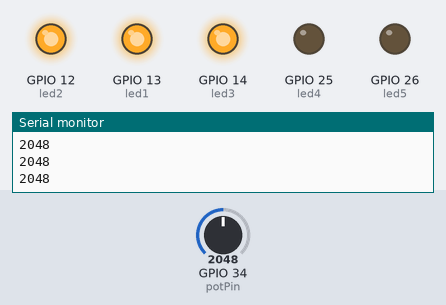
Recording of a sketch running on a simulated ESP32. Shown: output pins drawn as LEDs (lit = HIGH), the last lines printed to the serial monitor. The inputs (shaded band) are chosen by the test bench; at power-on: GPIO 34 (potPin) = 2048.

Above: at 2.2 s.
2.3 s: GPIO 34 (potPin) set to 2404
3.8 s: GPIO 34 (potPin) set to 2507
At 4.6 s:
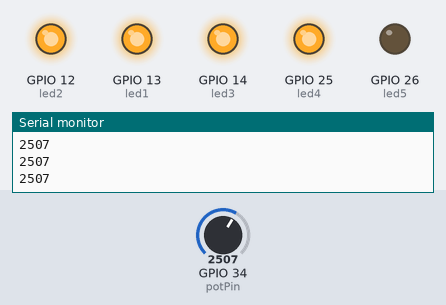
5.5 s: GPIO 34 (potPin) set to 3248
7.0 s: GPIO 34 (potPin) set to 3322
At 8.3 s:
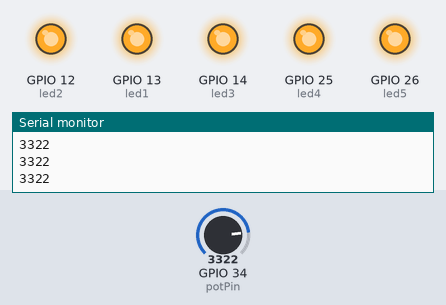
8.7 s: GPIO 34 (potPin) set to 1598
At 9.8 s:
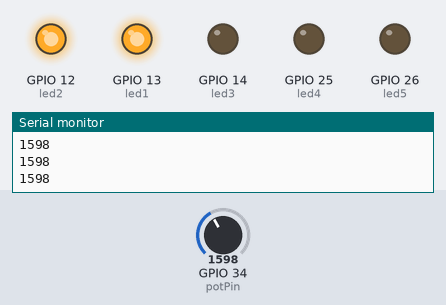
10.5 s: GPIO 34 (potPin) set to 1710
At 11.2 s:
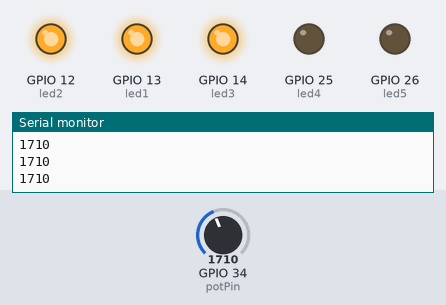
Timing chart, 0 to 13.3 s (numbered marks = the images above; inputs shaded):
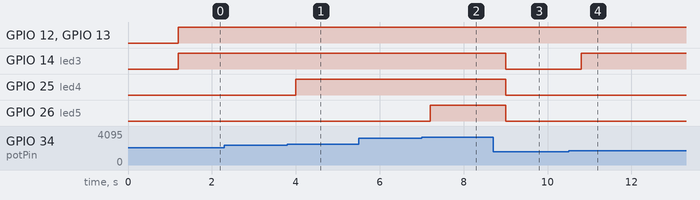

Measured:
- the behaviour switches between 2457 and 2458 on GPIO 34 (potPin) (found by bisection; images 0 and 1)
- the behaviour switches between 3276 and 3277 on GPIO 34 (potPin) (found by bisection; images 1 and 2)
- the behaviour switches between 1638 and 1639 on GPIO 34 (potPin) (found by bisection; images 3 and 4)
- after the input at 3.8 s, GPIO 25 (led4): LOW → HIGH after 0.20 s
- after the input at 7.0 s, GPIO 26 (led5): LOW → HIGH after 0.21 s
- after the input at 8.7 s, GPIO 14 (led3), GPIO 25 (led4), GPIO 26 (led5): HIGH → LOW after 0.31 s
- after the input at 10.5 s, GPIO 14 (led3): LOW → HIGH after 0.31 s

The sketch:

PotentiometerLED.ino
```cpp
int potPin = 34;
int led1 = 13;
int led2 = 12;
int led3 = 14;
int led4 = 25;
int led5 = 26;

void setup() {
  Serial.begin(115200);
  delay(1000);
  pinMode(led1, OUTPUT);
  pinMode(led2, OUTPUT);
  pinMode(led3, OUTPUT);
  pinMode(led4, OUTPUT);
  pinMode(led5, OUTPUT);
}

void loop() {
  int potMeasure = analogRead(potPin);
  Serial.println(potMeasure);
  delay(200);
  if(potMeasure <= 0){
    digitalWrite(led1, LOW);
    digitalWrite(led2, LOW);
    digitalWrite(led3, LOW);
    digitalWrite(led4, LOW);
    digitalWrite(led5, LOW);
  }
  if(potMeasure < 819 && potMeasure > 0){
    digitalWrite(led1, HIGH);
    digitalWrite(led2, LOW);
    digitalWrite(led3, LOW);
    digitalWrite(led4, LOW);
    digitalWrite(led5, LOW);
  }
  if(potMeasure < 1638 && potMeasure > 819){
    digitalWrite(led1, HIGH);
    digitalWrite(led2, HIGH);
    digitalWrite(led3, LOW);
    digitalWrite(led4, LOW);
    digitalWrite(led5, LOW);
  }
  if(potMeasure < 2457 && potMeasure > 1638){
    digitalWrite(led1, HIGH);
    digitalWrite(led2, HIGH);
    digitalWrite(led3, HIGH);
    digitalWrite(led4, LOW);
    digitalWrite(led5, LOW);
  }
  if(potMeasure < 3276 && potMeasure > 2457){
    digitalWrite(led1, HIGH);
    digitalWrite(led2, HIGH);
    digitalWrite(led3, HIGH);
    digitalWrite(led4, HIGH);
    digitalWrite(led5, LOW);
  }
  if(potMeasure < 4094 && potMeasure > 3276){
    digitalWrite(led1, HIGH);
    digitalWrite(led2, HIGH);
    digitalWrite(led3, HIGH);
    digitalWrite(led4, HIGH);
    digitalWrite(led5, HIGH);
  }
  if(potMeasure >= 4094){
    digitalWrite(led1, HIGH);
    digitalWrite(led2, HIGH);
    digitalWrite(led3, HIGH);
    digitalWrite(led4, HIGH);
    digitalWrite(led5, HIGH);
    delay(200);
    digitalWrite(led1, LOW);
    digitalWrite(led2, LOW);
    digitalWrite(led3, LOW);
    digitalWrite(led4, LOW);
    digitalWrite(led5, LOW);
    delay(200);
  }
}
```
